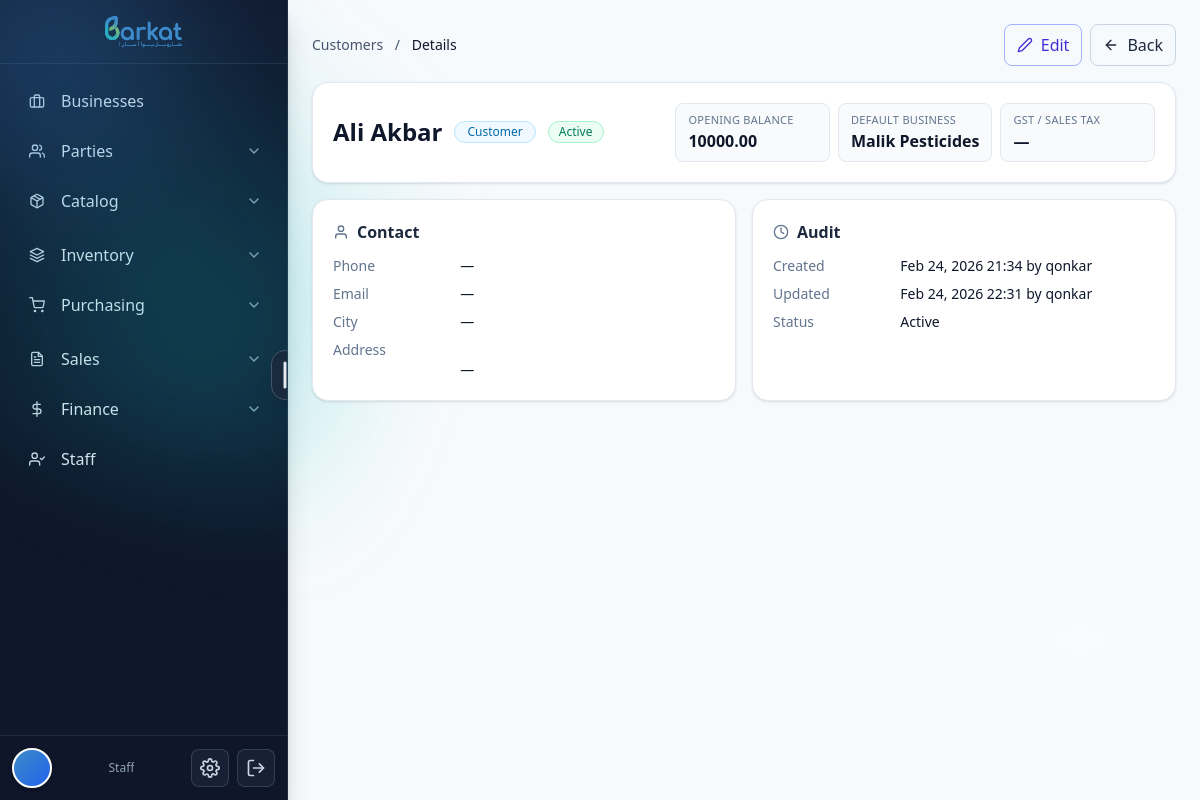
The page /party/3/ on the database its author committed.
### barkat/models.py (models this page shows, shortened)
class TimeStampedBy(models.Model):
    created_at = models.DateTimeField(default=timezone.now, db_index=True, editable=True)
    updated_at = models.DateTimeField(auto_now=True, db_index=True)
    created_by = models.ForeignKey(
        settings.AUTH_USER_MODEL, null=True, blank=True,
        on_delete=models.SET_NULL, related_name="%(class)s_created"
    )
    updated_by = models.ForeignKey(
        settings.AUTH_USER_MODEL, null=True, blank=True,
        on_delete=models.SET_NULL, related_name="%(class)s_updated"
    )
    is_active = models.BooleanField(default=True, db_index=True)
    is_deleted = models.BooleanField(default=False, db_index=True)
    class Meta:
        abstract = True

class Party(TimeStampedBy):
    CUSTOMER = "CUSTOMER"
    VENDOR = "VENDOR"
    BOTH = "BOTH"
    PARTY_TYPES = [(CUSTOMER, "Customer"), (VENDOR, "Vendor"), (BOTH, "Both")]
    type = models.CharField(max_length=20, choices=PARTY_TYPES, db_index=True)
    display_name = models.CharField(max_length=255, db_index=True)
    legal_name = models.CharField(max_length=255, blank=True, default="")
    phone = models.CharField(max_length=50, blank=True, default="")
    email = models.EmailField(blank=True, default="")
    address = models.TextField(blank=True, default="")
    gst_number = models.CharField(max_length=50, blank=True, default="")
    opening_balance = models.DecimalField(**DECIMAL_12_2, default=0)
    opening_balance_side = models.CharField(
        max_length=2,
        choices=[('Dr', 'Debit (They owe us)'), ('Cr', 'Credit (We owe them)')],
        default='Dr',
        help_text='Specify whether the opening balance is Debit or Credit'
    )
    opening_balance_date = models.DateField(
        null=True,
        blank=True,
        help_text='Date when the opening balance was set (defaults to party creation date)'
    )
    cached_balance = models.DecimalField(**DECIMAL_12_2, default=0, editable=False)
    cached_balance_updated_at = models.DateTimeField(null=True, blank=True, editable=False)
    default_business = models.ForeignKey(Business, null=True, blank=True, on_delete=models.SET_NULL)
    class Meta:
        indexes = [models.Index(fields=["type", "display_name"])]

class CodeNamed(TimeStampedBy):
    name = models.CharField(max_length=255)
    code = models.CharField(max_length=50, db_index=True)
    class Meta:
        abstract = True

class Business(CodeNamed):
    legal_name = models.CharField(max_length=255, blank=True, default="")
    ntn = models.CharField(max_length=50, blank=True, default="")        # Pakistan context
    sales_tax_reg = models.CharField(max_length=50, blank=True, default="")
    phone = models.CharField(max_length=50, blank=True, default="")
    email = models.EmailField(blank=True, default="")
    address = models.TextField(blank=True, default="")
    pos_printer_name = models.CharField(
        max_length=200, blank=True,
        help_text="POS80 Printer"
    )
    class Meta:
        unique_together = [("code",)]
        indexes = [models.Index(fields=["name"]), models.Index(fields=["code"])]

### barkat/views.py (the view)
# urls.py: path("party/<int:pk>/", views.PartyDetailView.as_view(), name="party_detail"),
class PartyDetailView(DetailView):
    model = Party
    template_name = "barkat/parties/party_detail.html"
    context_object_name = "party"

### barkat/templates/barkat/parties/party_detail.html (shortened to what this page needs)
 {% extends "base.html" %} {%
load static %} {% block content %}
<div class="p-4 md:p-6 space-y-4">
  <div class="flex items-center justify-between">
    <nav class="text-sm text-slate-600">
      <a href="{% url 'customers_list' %}" class="hover:underline">Customers</a>
      <span class="mx-2">/</span>
      <span class="text-slate-900 font-medium">Details</span>
    </nav>
    <div class="flex items-center gap-2">
      <a
        href="{% url 'party_update' party.id %}"
        class="inline-flex items-center gap-2 rounded-lg px-3 py-2 border border-indigo-300 text-indigo-700 hover:bg-indigo-50"
      >
        <i data-feather="edit-2" class="w-4 h-4"></i> Edit
      </a>
      <a
        href="{% url 'customers_list' %}"
        class="inline-flex items-center gap-2 rounded-lg px-3 py-2 border border-slate-300 hover:bg-slate-50"
      >
        <i data-feather="arrow-left" class="w-4 h-4"></i> Back
      </a>
    </div>
  </div>
  <div
    class="rounded-2xl border border-slate-200 bg-white p-4 md:p-5 shadow-sm"
  >
    <div
      class="flex flex-col md:flex-row md:items-center md:justify-between gap-3"
    >
      <div>
        <div class="flex items-center gap-3">
          <h1 class="text-2xl font-semibold text-slate-900">
            {{ party.display_name }}
          </h1>
           {% if party.type == 'CUSTOMER' %}
          <span
            class="inline-flex items-center rounded-full bg-sky-50 text-sky-700 border border-sky-200 px-3 py-0.5 text-xs font-medium"
          >
            Customer
          </span>
          {% elif party.type == 'VENDOR' %}
          <span
            class="inline-flex items-center rounded-full bg-amber-50 text-amber-700 border border-amber-200 px-3 py-0.5 text-xs font-medium"
          >
            Vendor
          </span>
          {% else %}
          <span
            class="inline-flex items-center rounded-full bg-violet-50 text-violet-700 border border-violet-200 px-3 py-0.5 text-xs font-medium"
          >
            Customer & Vendor
          </span>
          {% endif %}  {% if party.is_active %}
          <span
            class="inline-flex items-center rounded-full bg-emerald-50 text-emerald-700 border border-emerald-200 px-2.5 py-0.5 text-xs"
          >
            Active
          </span>
          {% else %}
          <span
            class="inline-flex items-center rounded-full bg-slate-100 text-slate-700 border border-slate-200 px-2.5 py-0.5 text-xs"
          >
            Inactive
          </span>
          {% endif %}
        </div>
      </div>
      <div class="grid grid-cols-2 md:grid-cols-3 gap-2 w-full md:w-auto">
        <div class="rounded-lg border border-slate-200 bg-slate-50 px-3 py-2">
          <div class="text-[11px] uppercase tracking-wide text-slate-500">
            Opening Balance
          </div>
          <div class="text-slate-900 font-semibold">
            {{ party.opening_balance|default:"0.00" }}
          </div>
        </div>
        <div class="rounded-lg border border-slate-200 bg-slate-50 px-3 py-2">
          <div class="text-[11px] uppercase tracking-wide text-slate-500">
            Default Business
          </div>
          <div class="text-slate-900 font-semibold">
            {{ party.default_business.name|default:"—" }}
          </div>
        </div>
        <div class="rounded-lg border border-slate-200 bg-slate-50 px-3 py-2">
          <div class="text-[11px] uppercase tracking-wide text-slate-500">
            GST / Sales Tax
          </div>
          <div class="text-slate-900 font-semibold">
            {{ party.gst_number|default:"—" }}
          </div>
        </div>
      </div>
    </div>
  </div>
  <div class="grid md:grid-cols-2 gap-4">
    <div
      class="rounded-2xl border border-slate-200 bg-white p-4 md:p-5 shadow-sm"
    >
      <div class="flex items-center gap-2 mb-3">
        <i data-feather="user" class="w-4 h-4 text-slate-500"></i>
        <h2 class="font-semibold text-slate-800">Contact</h2>
      </div>
      <dl class="grid grid-cols-3 gap-y-2 text-sm">
        <dt class="col-span-1 text-slate-500">Phone</dt>
        <dd class="col-span-2 text-slate-900">{{ party.phone|default:"—" }}</dd>
        <dt class="col-span-1 text-slate-500">Email</dt>
        <dd class="col-span-2 text-slate-900 break-all">
          {{ party.email|default:"—" }}
        </dd>
        <dt class="col-span-1 text-slate-500">City</dt>
        <dd class="col-span-2 text-slate-900">{{ party.city|default:"—" }}</dd>
        <dt class="col-span-1 text-slate-500">Address</dt>
        <dd class="col-span-2 text-slate-900 whitespace-pre-line">
          {{ party.address|default:"—" }}
        </dd>
      </dl>
    </div>
    <div
      class="rounded-2xl border border-slate-200 bg-white p-4 md:p-5 shadow-sm"
    >
      <div class="flex items-center gap-2 mb-3">
        <i data-feather="clock" class="w-4 h-4 text-slate-500"></i>
        <h2 class="font-semibold text-slate-800">Audit</h2>
      </div>
      <dl class="grid grid-cols-3 gap-y-2 text-sm">
        <dt class="col-span-1 text-slate-500">Created</dt>
        <dd class="col-span-2 text-slate-900">
          {{ party.created_at|date:"M d, Y H:i" }} by
          <span class="font-medium">{{ party.created_by|default:"—" }}</span>
        </dd>
        <dt class="col-span-1 text-slate-500">Updated</dt>
        <dd class="col-span-2 text-slate-900">
          {{ party.updated_at|date:"M d, Y H:i" }} by
          <span class="font-medium">{{ party.updated_by|default:"—" }}</span>
        </dd>
        <dt class="col-span-1 text-slate-500">Status</dt>
        <dd class="col-span-2 text-slate-900">
          {% if party.is_active %}Active{% else %}Inactive{% endif %}
        </dd>
      </dl>
    </div>
  </div>
</div>
{% endblock %}

### rows shown on the page
Party: display_name "Ali Akbar", opening_balance "10000.00", default_business.name "Malik Pesticides", gst_number "—", phone "—", email "—", address "—", created_at "Feb 24, 2026 21:34", created_by "qonkar", updated_at "Feb 24, 2026 22:31", updated_by "qonkar"

### other values the page prints
{{ request.user.groups.all.0.name|default:"Staff" }} "Staff"
{{ party.city|default:"—" }} "—"
